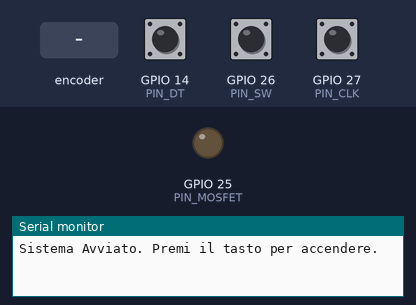
Bench run of a sketch on a simulated ESP32. On the bench: output pins drawn as LEDs (lit = HIGH), the last lines printed to the serial monitor. The inputs (shaded band) are chosen by the test bench; at power-on: GPIO 26 (PIN_SW) HIGH, GPIO 14 (PIN_DT) HIGH, GPIO 27 (PIN_CLK) HIGH.

Above: at 1.2 s.
1.3 s: GPIO 26 (PIN_SW) pulled LOW for 0.15 s
At 2.5 s:
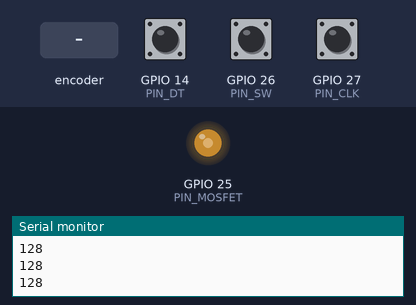
2.9 s: rotary encoder on GPIO 27 (PIN_CLK) / GPIO 14 (PIN_DT) turned 3 steps (first pin leading)
At 3.2 s:
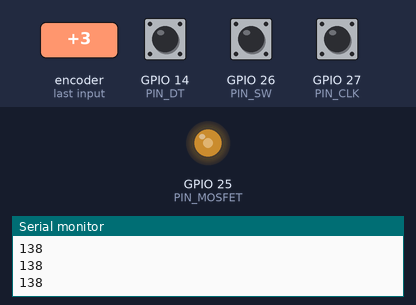
5.0 s: GPIO 26 (PIN_SW) pulled LOW for 1 s
At 5.6 s:
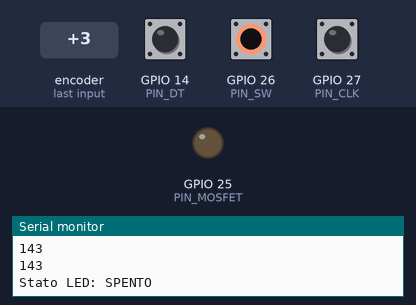
7.5 s: GPIO 26 (PIN_SW) pulled LOW for 3.2 s
At 8.3 s:
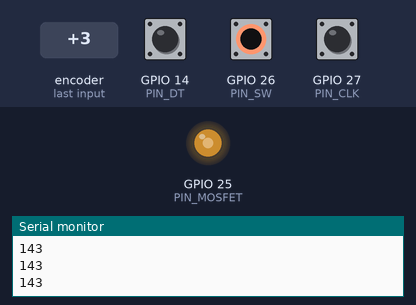
Timing chart, 0 to 10.5 s (numbered marks = the images above; inputs shaded):
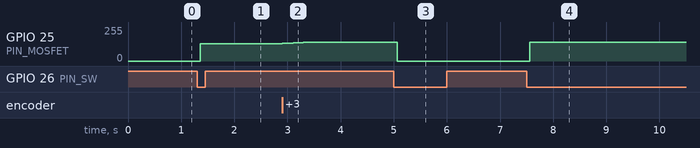

Measured:
- after the input at 1.3 s, GPIO 25 (PIN_MOSFET): 0/255 → 128/255 after 0.06 s
- after the input at 2.9 s, GPIO 25 (PIN_MOSFET): 128/255 → 132/255 at once, → 137/255 0.20 s later, → 142/255 0.19 s later
- after the input at 5.0 s, GPIO 25 (PIN_MOSFET): 142/255 → 0/255 after 0.07 s
- after the input at 7.5 s, GPIO 25 (PIN_MOSFET): 0/255 → 142/255 after 0.06 s

The sketch:

dimmer_luci.ino
```cpp
/*
 * ESP32 LED Strip Controller con Rotary Encoder
 * Hardware:
 * - MOSFET (Gate) -> GPIO 26
 * - Encoder CLK   -> GPIO 27
 * - Encoder DT    -> GPIO 14
 * - Encoder SW    -> GPIO 25 (Pin corretto!)
 */

// --- DEFINIZIONE PIN ---
const int PIN_MOSFET = 25;
const int PIN_CLK    = 27;
const int PIN_DT     = 14;
const int PIN_SW     = 26;

// --- PARAMETRI PWM (LEDC) ---
const int PWM_FREQ = 200;      // 5 KHz è buono per i LED
const int PWM_CHANNEL = 0;      // Canale PWM interno (0-15)
const int PWM_RESOLUTION = 8;   // 8 bit = valori da 0 a 255

// --- VARIABILI DI STATO ---
volatile int brightness = 128;  // Luminosità iniziale (metà)
bool isLedOn = false;           // Stato iniziale (spento)
volatile unsigned long lastEncoderTime = 0; // Per debounce rotazione

// Variabili per il pulsante
int lastButtonState = HIGH;     // Pullup interno -> HIGH quando non premuto
unsigned long lastDebounceTime = 0;
unsigned long debounceDelay = 50; // 50ms di ritardo per il pulsante

// --- INTERRUPT ROTAZIONE ---
// Questa funzione viene chiamata automaticamente quando ruoti l'encoder
void IRAM_ATTR handleEncoder() {
  unsigned long currentTime = millis();
  // Semplice debounce: ignora segnali troppo veloci (<5ms)
  if (currentTime - lastEncoderTime > 5) {
    int dtValue = digitalRead(PIN_DT);
    if (dtValue == HIGH) {
      // Rotazione Oraria (CW) -> Aumenta
      if (brightness < 255) brightness += 5; // Passo di 5 per fare prima
    } else {
      // Rotazione Antioraria (CCW) -> Diminuisci
      if (brightness > 0) brightness -= 5;
    }
    // Correzione limiti per sicurezza
    if (brightness > 255) brightness = 255;
    if (brightness < 0) brightness = 0;

    lastEncoderTime = currentTime;
  }
}

void setup() {
  Serial.begin(115200);

  // Configurazione Pin
  pinMode(PIN_CLK, INPUT); // L'encoder ha resistenze fisiche o moduli, usiamo input
  pinMode(PIN_DT, INPUT);
  pinMode(PIN_SW, INPUT_PULLUP); // Fondamentale: abilita resistenza interna per il tasto

  // Configurazione PWM per il MOSFET
  // Nota: Su ESP32 core 3.0+ la sintassi cambia leggermente,
  // questa è quella classica (compatibile con la maggior parte dei core attuali)
  ledcSetup(PWM_CHANNEL, PWM_FREQ, PWM_RESOLUTION);
  ledcAttachPin(PIN_MOSFET, PWM_CHANNEL);

  // Stato iniziale: Spento
  ledcWrite(PWM_CHANNEL, 0);

  // Attacchiamo l'interrupt al pin CLK
  // Rileva quando il segnale scende (FALLING)
  attachInterrupt(digitalPinToInterrupt(PIN_CLK), handleEncoder, FALLING);

  Serial.println("Sistema Avviato. Premi il tasto per accendere.");
}

void loop() {
  // --- GESTIONE PULSANTE (SW) ---
  int reading = digitalRead(PIN_SW);

  // Se lo stato cambia (rumore o pressione)
  if (reading != lastButtonState) {
    lastDebounceTime = millis();
  }

  // Se lo stato è stabile da più di 50ms
  if ((millis() - lastDebounceTime) > debounceDelay) {
    // Se il tasto è stato effettivamente premuto (LOW) e prima non lo era
    // Nota: usiamo una variabile statica o globale per tracciare lo stato "logico" precedente
    static int buttonState = HIGH;

    if (reading != buttonState) {
      buttonState = reading;

      // Agiamo solo quando il tasto viene PREMUTO (LOW)
      if (buttonState == LOW) {
        isLedOn = !isLedOn; // Inverti stato (ON <-> OFF)
        Serial.print("Stato LED: ");
        Serial.println(isLedOn ? "ACCESO" : "SPENTO");
      }
    }
  }
  lastButtonState = reading;

  // --- AGGIORNAMENTO USCITA ---
  // Applichiamo la luminosità solo se il sistema è "Acceso"
  if (isLedOn) {
    ledcWrite(PWM_CHANNEL, brightness);
    Serial.println(brightness);
  } else {
    ledcWrite(PWM_CHANNEL, 0); // Spegni forzatamente (ma mantieni 'brightness' in memoria)
  }

  // Piccolo delay per non intasare la CPU
  delay(10);
}
```
